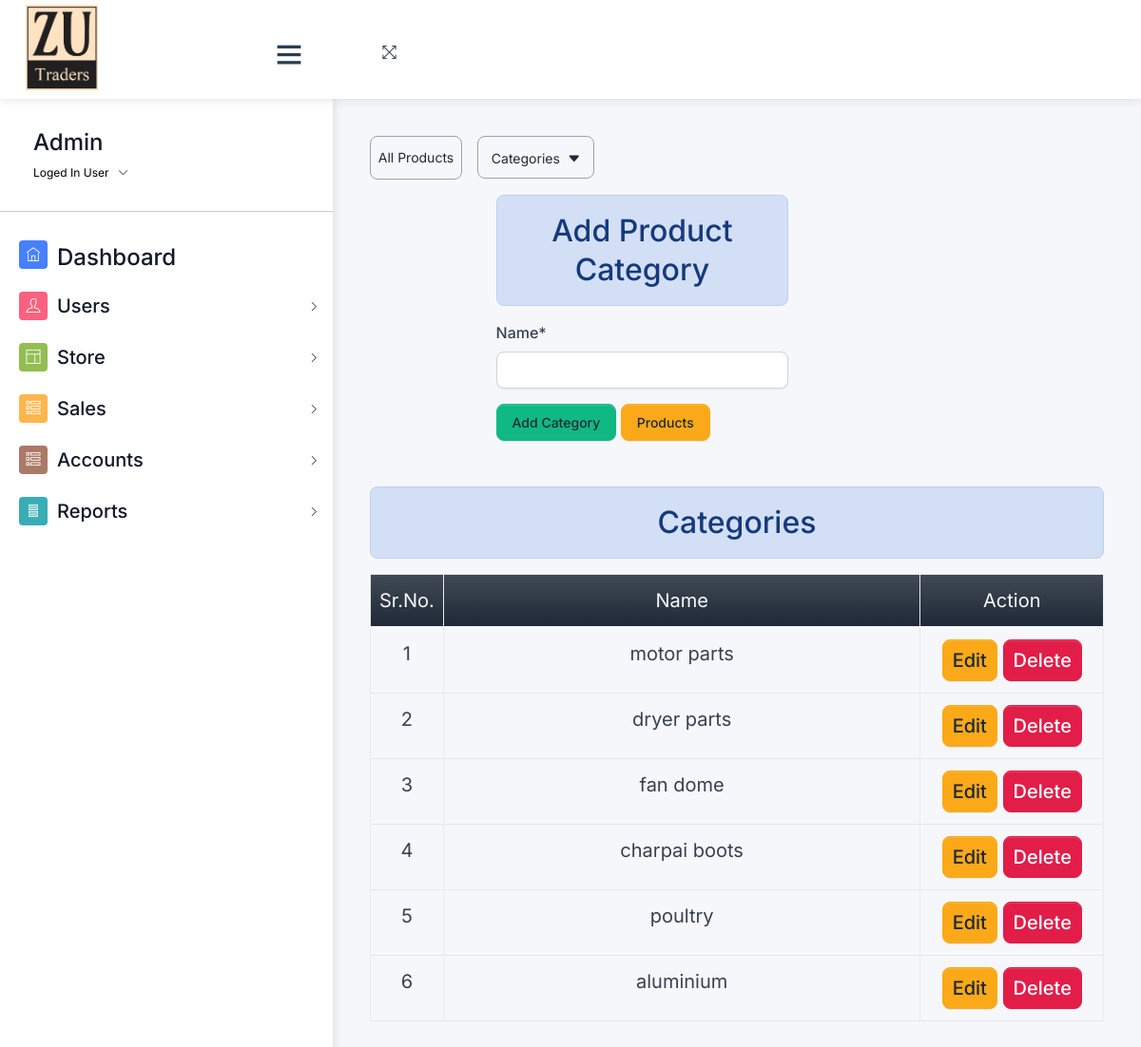
Screenshot of /finished-product-category/ (signed in) with the database file from the repository.
### home/models.py (models this page shows, shortened)
class Finish_Product_Category(models.Model):
    name = models.CharField(max_length=100)
    is_deleted=models.BooleanField(default=False)

### home/views/finished_pro_category.py (the view)
# urls.py: path('category/', category.add_category , name="category"),
@login_required
@permission_required('home.add_finish_product_category', login_url='/login/')
def add_category(request):
  if request.user.is_authenticated:
    if request.method == 'POST':
        categories=Finish_Product_Category.objects.filter(is_deleted=False)
        mydata=Finish_Product_Category.objects.filter(is_deleted=False)
        form = Finish_Product_CategoryForm(request.POST)
        if form.is_valid():
          form.save()
          messages.success(request,"Finish Product Category Added Successfully !!")
          return redirect('finished_product_category')
    else:
        mydata=Finish_Product_Category.objects.filter(is_deleted=False)
        categories=Finish_Product_Category.objects.filter(is_deleted=False)
        form = Finish_Product_CategoryForm()
    data={'form': form, 'mydata':mydata,'categories':categories}
    return render(request, 'stock_finished_product/add_category.html', data)
  else:
    return redirect('signin')

### home/forms.py
class Finish_Product_CategoryForm(forms.ModelForm):
    class Meta:
        model = Finish_Product_Category
        fields = ['name']

### templates/stock_finished_product/add_category.html (shortened to what this page needs)
{% extends 'css-js-links.html' %}
{% load custom_filters %}
{% load crispy_forms_tags %}
{% block context %}
{% include 'navbar.html' %}
{% endblock context %}
{% block body %}
<div class="pcoded-content">
  <div class="pcoded-inner-content">
    <div class="main-body">
      <div class="page-wrapper">
        <div class="page-body">
           {% include 'stock_finished_product/product_menu.html' %}
  <div class="row">
    <div class="col-md-5 offset-md-2 ">
      <h2 class="text-center alert alert-info">Add Product Category</h2>
      <form method="post">
        {{form|crispy}}
        <input type="submit" class="btn btn-success" {% if update %} value="Update Category" {% else %} value="Add Category" {%endif %}>
        <a href= "/finished_product/" class="btn btn-warning" >Products</a>
      </form>
    </div>
    </div>
    <div class="row">
    <div class="col-12 mt-5  ">
      <h2 class="text-center alert alert-info">Categories</h2>
      {% if mydata %}
      <table class="table table-stripped table-bordered" id="petrol-table">
        <colgroup>
          <col width="10%">
          <col width="65%">
          {% if update %} {% else %}<col width="25%"> {% endif %}
      </colgroup>
        <thead>
          <tr class="bg-primary bg-gradient text-light text-center">
            <td class="text-center fs-5">Sr.No.</td>
            <td class="text-center fs-5">Name</td>
            {% if update %} {% else %}<td class="text-center fs-5" >Action</td> {% endif %}
          </tr>
        </thead>
        <tbody>
          {% if update %}
          <tr>
            <td class="text-center fs-5" >{{mydata.id}}</td>
            <td class="text-center fs-5">{{mydata.name}}</td>
          </tr>
          {% else %}
          {% for data in mydata %}
          <tr>
            <td class="text-center fs-5" >{{forloop.counter}}</td>
            <td class="text-center fs-5">{{data.name}}</td>
            {% if perms.home.change_blog %}
            <td  class="text-center fs-5">
              <a class="btn btn-sm btn-warning fs-5" href={% url 'edit_finished_product_category' id=data.id %}>Edit</a>
              {% endif %}
              {% if perms.home.delete_tank %}
              <a class=" btn btn-sm btn-danger fs-5" href={% url 'delete_finished_product_category' id=data.id %}>Delete</a>
              {% endif %}
            </td>
          </tr>
          {% endfor %}
          {% endif %}
        </tbody>
      </table>
      {% else %}
      <h4 class="text-center alert alert-warning">No Record Found</h4>
      {% endif %}
    </div>
  </div>
</div>
</div>
{% endblock body %}

### templates/navbar.html (shortened to what this page needs)
{% load static %}
<div id="pcoded" class="pcoded">
  <div class="pcoded-container navbar-wrapper">
    <nav style="padding: 0 ; margin: 0 ;" class="navbar header-navbar pcoded-header">
      <div class="navbar-wrapper">
        <div style="height: 100px ;background-color: #ffffff " class="navbar-logo  ">
          <a class="mobile-menu mt-2 text-dark fs-3" id="mobile-collapse" href="#!">
            <i class="ti-menu text-dark"></i>
          </a>
          <a class=" fs-4  btn " href="/"><img style="height: 90px" src="{% static 'assets/images/kainat.png' %}"
              alt=""></a>
        </div>
        <div class="navbar-container container-fluid">
          <ul class="nav-left">
            <li class="mt-3">
              <a href="#!" onclick="javascript:toggleFullScreen()">
                <i class="ti-fullscreen"></i>
              </a>
            </li>
            <li>
              <div id="display-msg" class="text-center mt-4" style="min-height: 70px">
              </div>
            </li>
          </ul>
    </nav>
    <div class="pcoded-main-container">
      <div class="pcoded-wrapper">
        <nav class="pcoded-navbar">
          <div class="pcoded-inner-navbar main-menu">
            <div class="">
              <div class="main-menu-header">
                <div class="user-details">
                  <span>
                    <h4>{{request.user}}</h4>
                  </span>
                  <span id="more-details">Loged In User<i class="ti-angle-down"></i></span>
                </div>
              </div>
            </div>
            <hr>
            <ul class="pcoded-item pcoded-left-item">
              {% if perms.home.view_dashboard %}
              <li class=" {% if request.path == '/' %} color-info {% endif %}">
                <a href="/">
                  <span class="pcoded-micon mt-1"> <i class="ti-home"></i><b>D</b> </span>
                  <span class="pcoded-mtext fs-5" data-i18n="nav.dash.main">
                    <h4>Dashboard</h4>
                  </span>
                </a>
              </li>
              {% endif %}
              {% if perms.home.view_user %}
              <li
                class="pcoded-hasmenu  {% if request.path == '/create_user/' or request.path == '/list_users/' %} color-info {% endif %} ">
                <a href="javascript:void(0)">
                  <span class="pcoded-micon mt-1"><i class="ti-user"></i></span>
                  <span class="pcoded-mtext fs-5" data-i18n="nav.basic-components.main">
                    <h5>Users</h5>
                  </span>
                </a>
              </li>
              {% endif %}
              {% if perms.home.view_store %}
              <li
                class="pcoded-hasmenu   ">
                <a href="javascript:void(0)">
                  <span class="pcoded-micon mt-1"><i class="ti-layout"></i></span>
                  <span class="pcoded-mtext fs-5" data-i18n="nav.basic-components.main">
                    <h5>Store</h5>
                  </span>
                </a>
              </li>
              {% endif %}
              {% if perms.home.view_sales_receipt %}
              <li class="pcoded-hasmenu {% if request.path == '/list-sales/'  %} color-info {% endif %} ">
                <a href="javascript:void(0)">
                  <span class="pcoded-micon mt-1"><i class="ti-view-list-alt"></i></span>
                  <span class="pcoded-mtext fs-5" data-i18n="nav.basic-components.main">
                    <h5>Sales</h5>
                  </span>
                </a>
              </li>
              {% endif %}
              {% if perms.home.view_account %}
              <li
                class="pcoded-hasmenu  ">
                <a href="javascript:void(0)">
                  <span class="pcoded-micon mt-1"><i class="ti-view-list-alt"></i></span>
                  <span class="pcoded-mtext fs-5" data-i18n="nav.basic-components.main">
                    <h5>Accounts</h5>
                  </span>
                </a>
              </li>
              {% endif %}
              {% if perms.home.view_reports %}
              <li
                class="pcoded-hasmenu  {% if request.path == '/us/' or request.path == '/create/' %} color-info {% endif %} ">
                <a href="javascript:void(0)">
                  <span class="pcoded-micon mt-1"><i class="ti-layout-menu-v"></i></span>
                  <span class="pcoded-mtext fs-5" data-i18n="nav.basic-components.main">
                    <h5>Reports</h5>
                  </span>
                </a>
              </li>
              {% endif %}
            </ul>
          </div>
        </nav>

### rows the page displays
Finish_Product_Category: name "motor parts"
Finish_Product_Category: name "dryer parts"
Finish_Product_Category: name "fan dome"
Finish_Product_Category: name "charpai boots"
Finish_Product_Category: name "poultry"
Finish_Product_Category: name "aluminium"

### other values shown
{{ request.user }} "Admin"
